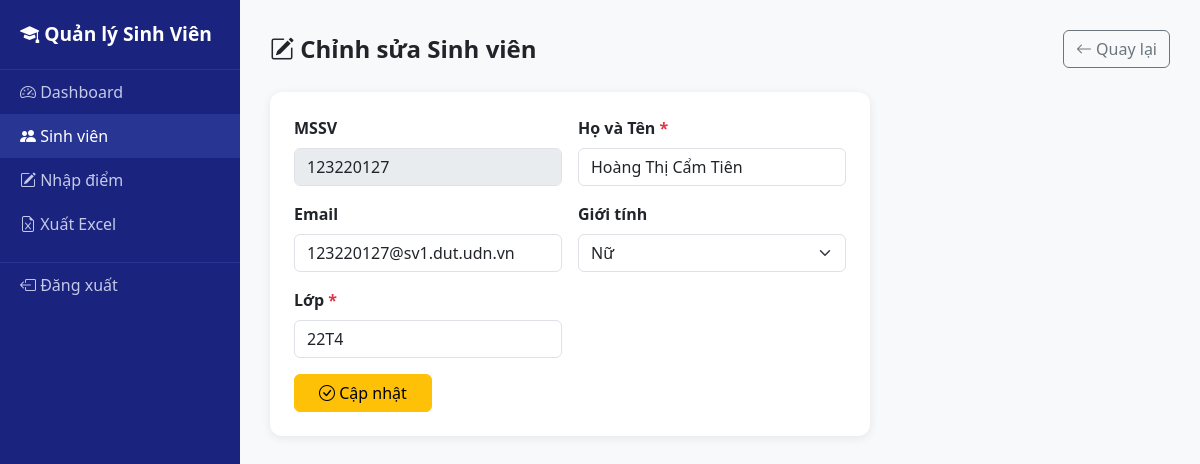
The app's page /students/sua/1 (signed in) with its own data.
### models.py (models this page shows)
class SinhVien(db.Model):
    __tablename__ = 'sinh_vien'
    id = db.Column(db.Integer, primary_key=True)
    ma_sv = db.Column(db.String(20), unique=True, nullable=False)
    ho_ten = db.Column(db.String(100), nullable=False)
    ngay_sinh = db.Column(db.Date)
    gioi_tinh = db.Column(db.String(10))
    email = db.Column(db.String(120))
    lop_id = db.Column(db.Integer, db.ForeignKey('lop_hoc.id'), nullable=False)
    user_id = db.Column(db.Integer, db.ForeignKey('users.id'))
    bang_diems = db.relationship('BangDiem', backref='sinh_vien', lazy=True)

class LopHoc(db.Model):
    __tablename__ = 'lop_hoc'
    id = db.Column(db.Integer, primary_key=True)
    ma_lop = db.Column(db.String(20), unique=True, nullable=False)
    ten_lop = db.Column(db.String(100), nullable=False)
    nien_khoa = db.Column(db.String(20))
    sinh_viens = db.relationship('SinhVien', backref='lop', lazy=True)

### blueprints/students.py (the view, shortened to what this page needs)
@students_bp.route('/sua/<int:id>', methods=['GET', 'POST'])
@login_required
@giangvien_required
def sua(id):
    sv = SinhVien.query.get_or_404(id)
    return render_template('students/sua.html', sv=sv)

### blueprints/auth.py (called while the page is built)
def giangvien_required(f):
    @wraps(f)
    def decorated_function(*args, **kwargs):
        if not current_user.is_authenticated or current_user.role != 'giangvien':
            flash('Ban khong co quyen truy cap!', 'danger')
            return redirect(url_for('auth.login'))
        return f(*args, **kwargs)
    return decorated_function

### templates/students/sua.html (shortened to what this page needs)
{% extends 'base.html' %}
{% block content %}
<div class="d-flex justify-content-between align-items-center mb-4">
  <h4 class="fw-bold mb-0"><i class="bi bi-pencil-square"></i> Chỉnh sửa Sinh viên</h4>
  <a href="{{ url_for('students.index') }}" class="btn btn-outline-secondary">
    <i class="bi bi-arrow-left"></i> Quay lại
  </a>
</div>
<div class="card p-4" style="max-width:600px;">
  <form method="POST">
    <div class="row g-3">
      <div class="col-md-6">
        <label class="form-label fw-semibold">MSSV</label>
        <input type="text" class="form-control" value="{{ sv.ma_sv }}" disabled>
      </div>
      <div class="col-md-6">
        <label class="form-label fw-semibold">Họ và Tên <span class="text-danger">*</span></label>
        <input type="text" name="ho_ten" class="form-control" value="{{ sv.ho_ten }}" required>
      </div>
      <div class="col-md-6">
        <label class="form-label fw-semibold">Email</label>
        <input type="email" name="email" class="form-control" value="{{ sv.email or '' }}">
      </div>
      <div class="col-md-6">
        <label class="form-label fw-semibold">Giới tính</label>
        <select name="gioi_tinh" class="form-select">
          <option value="Nữ" {% if sv.gioi_tinh == 'Nữ' %}selected{% endif %}>Nữ</option>
        </select>
      </div>
      <div class="col-md-6">
        <label class="form-label fw-semibold">Lớp <span class="text-danger">*</span></label>
        <input type="text" name="class_name" class="form-control" value="{{ sv.lop.ten_lop }}" required>
      </div>
      <div class="col-12">
        <button type="submit" class="btn btn-warning px-4">
          <i class="bi bi-check-circle"></i> Cập nhật
        </button>
      </div>
    </div>
  </form>
</div>
{% endblock %}

### templates/base.html (style rules this page uses)
body { background-color: #f8f9fa; }
.card { border: none; box-shadow: 0 2px 10px rgba(0,0,0,0.08); border-radius: 12px; }

### records on screen
SinhVien: ma_sv "123220127", ho_ten "Hoàng Thị Cẩm Tiên", email "123220127@sv1.dut.udn.vn", gioi_tinh "Nữ"
LopHoc: class_name "22T4"
